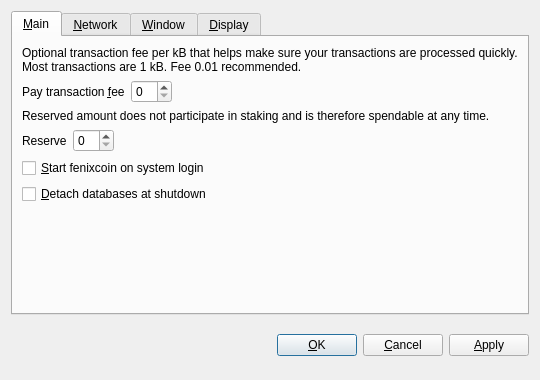
<?xml version="1.0" encoding="UTF-8"?>
<ui version="4.0">
 <class>OptionsDialog</class>
 <widget class="QDialog" name="OptionsDialog">
  <property name="geometry">
   <rect>
    <x>0</x>
    <y>0</y>
    <width>540</width>
    <height>380</height>
   </rect>
  </property>
  <property name="windowTitle">
   <string>Options</string>
  </property>
  <property name="modal">
   <bool>true</bool>
  </property>
  <layout class="QVBoxLayout" name="verticalLayout">
   <item>
    <widget class="QTabWidget" name="tabWidget">
     <property name="tabPosition">
      <enum>QTabWidget::North</enum>
     </property>
     <property name="currentIndex">
      <number>0</number>
     </property>
     <widget class="QWidget" name="tabMain">
      <attribute name="title">
       <string>&amp;Main</string>
      </attribute>
      <layout class="QVBoxLayout" name="verticalLayout_Main">
       <item>
        <widget class="QLabel" name="transactionFeeInfoLabel">
         <property name="text">
          <string>Optional transaction fee per kB that helps make sure your transactions are processed quickly. Most transactions are 1 kB. Fee 0.01 recommended.</string>
         </property>
         <property name="textFormat">
          <enum>Qt::PlainText</enum>
         </property>
         <property name="wordWrap">
          <bool>true</bool>
         </property>
        </widget>
       </item>
       <item>
        <layout class="QHBoxLayout" name="horizontalLayoutFee">
         <item>
          <widget class="QLabel" name="transactionFeeLabel">
           <property name="text">
            <string>Pay transaction &amp;fee</string>
           </property>
           <property name="textFormat">
            <enum>Qt::PlainText</enum>
           </property>
           <property name="buddy">
            <cstring>transactionFee</cstring>
           </property>
          </widget>
         </item>
         <item>
          <widget class="BitcoinAmountField" name="transactionFee"/>
         </item>
         <item>
          <spacer name="horizontalSpacerFee">
           <property name="orientation">
            <enum>Qt::Horizontal</enum>
           </property>
           <property name="sizeHint" stdset="0">
            <size>
             <width>40</width>
             <height>20</height>
            </size>
           </property>
          </spacer>
         </item>
        </layout>
       </item>
       <item>
        <widget class="QLabel" name="reserveBalanceInfoLabel">
         <property name="text">
          <string>Reserved amount does not participate in staking and is therefore spendable at any time.</string>
         </property>
         <property name="textFormat">
          <enum>Qt::PlainText</enum>
         </property>
         <property name="wordWrap">
          <bool>true</bool>
         </property>
        </widget>
       </item>
       <item>
        <layout class="QHBoxLayout" name="horizontalLayoutReserveBalance">
         <item>
          <widget class="QLabel" name="reserveBalanceLabel">
           <property name="text">
            <string>Reserve</string>
           </property>
           <property name="textFormat">
            <enum>Qt::PlainText</enum>
           </property>
           <property name="buddy">
            <cstring>reserveBalance</cstring>
           </property>
          </widget>
         </item>
         <item>
          <widget class="BitcoinAmountField" name="reserveBalance"/>
         </item>
         <item>
          <spacer name="horizontalSpacerReserveBalance">
           <property name="orientation">
            <enum>Qt::Horizontal</enum>
           </property>
           <property name="sizeHint" stdset="0">
            <size>
             <width>40</width>
             <height>20</height>
            </size>
           </property>
          </spacer>
         </item>
        </layout>
       </item>
       <item>
        <widget class="QCheckBox" name="bitcoinAtStartup">
         <property name="toolTip">
          <string>Automatically start fenixcoin after logging in to the system.</string>
         </property>
         <property name="text">
          <string>&amp;Start fenixcoin on system login</string>
         </property>
        </widget>
       </item>
       <item>
        <widget class="QCheckBox" name="detachDatabases">
         <property name="toolTip">
          <string>Detach block and address databases at shutdown. This means they can be moved to another data directory, but it slows down shutdown. The wallet is always detached.</string>
         </property>
         <property name="text">
          <string>&amp;Detach databases at shutdown</string>
         </property>
        </widget>
       </item>
       <item>
        <spacer name="verticalSpacer_Main">
         <property name="orientation">
          <enum>Qt::Vertical</enum>
         </property>
         <property name="sizeHint" stdset="0">
          <size>
           <width>20</width>
           <height>40</height>
          </size>
         </property>
        </spacer>
       </item>
      </layout>
     </widget>
     <widget class="QWidget" name="tabNetwork">
      <attribute name="title">
       <string>&amp;Network</string>
      </attribute>
      <layout class="QVBoxLayout" name="verticalLayout_Network">
       <item>
        <widget class="QCheckBox" name="mapPortUpnp">
         <property name="toolTip">
          <string>Automatically open the fenixcoin client port on the router. This only works when your router supports UPnP and it is enabled.</string>
         </property>
         <property name="text">
          <string>Map port using &amp;UPnP</string>
         </property>
        </widget>
       </item>
       <item>
        <widget class="QCheckBox" name="connectSocks">
         <property name="toolTip">
          <string>Connect to the fenixcoin network through a SOCKS proxy (e.g. when connecting through Tor).</string>
         </property>
         <property name="text">
          <string>&amp;Connect through SOCKS proxy:</string>
         </property>
        </widget>
       </item>
       <item>
        <layout class="QHBoxLayout" name="horizontalLayout_Network">
         <item>
          <widget class="QLabel" name="proxyIpLabel">
           <property name="text">
            <string>Proxy &amp;IP:</string>
           </property>
           <property name="textFormat">
            <enum>Qt::PlainText</enum>
           </property>
           <property name="buddy">
            <cstring>proxyIp</cstring>
           </property>
          </widget>
         </item>
         <item>
          <widget class="QValidatedLineEdit" name="proxyIp">
           <property name="maximumSize">
            <size>
             <width>140</width>
             <height>16777215</height>
            </size>
           </property>
           <property name="toolTip">
            <string>IP address of the proxy (e.g. 127.0.0.1)</string>
           </property>
          </widget>
         </item>
         <item>
          <widget class="QLabel" name="proxyPortLabel">
           <property name="text">
            <string>&amp;Port:</string>
           </property>
           <property name="textFormat">
            <enum>Qt::PlainText</enum>
           </property>
           <property name="buddy">
            <cstring>proxyPort</cstring>
           </property>
          </widget>
         </item>
         <item>
          <widget class="QLineEdit" name="proxyPort">
           <property name="maximumSize">
            <size>
             <width>55</width>
             <height>16777215</height>
            </size>
           </property>
           <property name="toolTip">
            <string>Port of the proxy (e.g. 9050)</string>
           </property>
          </widget>
         </item>
         <item>
          <widget class="QLabel" name="socksVersionLabel">
           <property name="text">
            <string>SOCKS &amp;Version:</string>
           </property>
           <property name="textFormat">
            <enum>Qt::PlainText</enum>
           </property>
           <property name="buddy">
            <cstring>socksVersion</cstring>
           </property>
          </widget>
         </item>
         <item>
          <widget class="QValueComboBox" name="socksVersion">
           <property name="toolTip">
            <string>SOCKS version of the proxy (e.g. 5)</string>
           </property>
          </widget>
         </item>
         <item>
          <spacer name="horizontalSpacer_Network">
           <property name="orientation">
            <enum>Qt::Horizontal</enum>
           </property>
           <property name="sizeHint" stdset="0">
            <size>
             <width>40</width>
             <height>20</height>
            </size>
           </property>
          </spacer>
         </item>
        </layout>
       </item>
       <item>
        <spacer name="verticalSpacer_Network">
         <property name="orientation">
          <enum>Qt::Vertical</enum>
         </property>
         <property name="sizeHint" stdset="0">
          <size>
           <width>20</width>
           <height>40</height>
          </size>
         </property>
        </spacer>
       </item>
      </layout>
     </widget>
     <widget class="QWidget" name="tabWindow">
      <attribute name="title">
       <string>&amp;Window</string>
      </attribute>
      <layout class="QVBoxLayout" name="verticalLayout_Window">
       <item>
        <widget class="QCheckBox" name="minimizeToTray">
         <property name="toolTip">
          <string>Show only a tray icon after minimizing the window.</string>
         </property>
         <property name="text">
          <string>&amp;Minimize to the tray instead of the taskbar</string>
         </property>
        </widget>
       </item>
       <item>
        <widget class="QCheckBox" name="minimizeOnClose">
         <property name="toolTip">
          <string>Minimize instead of exit the application when the window is closed. When this option is enabled, the application will be closed only after selecting Quit in the menu.</string>
         </property>
         <property name="text">
          <string>M&amp;inimize on close</string>
         </property>
        </widget>
       </item>
       <item>
        <spacer name="verticalSpacer_Window">
         <property name="orientation">
          <enum>Qt::Vertical</enum>
         </property>
         <property name="sizeHint" stdset="0">
          <size>
           <width>20</width>
           <height>40</height>
          </size>
         </property>
        </spacer>
       </item>
      </layout>
     </widget>
     <widget class="QWidget" name="tabDisplay">
      <attribute name="title">
       <string>&amp;Display</string>
      </attribute>
      <layout class="QVBoxLayout" name="verticalLayout_Display">
       <item>
        <layout class="QHBoxLayout" name="horizontalLayout_1_Display">
         <item>
          <widget class="QLabel" name="langLabel">
           <property name="text">
            <string>User Interface &amp;language:</string>
           </property>
           <property name="textFormat">
            <enum>Qt::PlainText</enum>
           </property>
           <property name="buddy">
            <cstring>lang</cstring>
           </property>
          </widget>
         </item>
         <item>
          <widget class="QValueComboBox" name="lang">
           <property name="toolTip">
            <string>The user interface language can be set here. This setting will take effect after restarting fenixcoin.</string>
           </property>
          </widget>
         </item>
        </layout>
       </item>
       <item>
        <layout class="QHBoxLayout" name="horizontalLayout_2_Display">
         <item>
          <widget class="QLabel" name="unitLabel">
           <property name="text">
            <string>&amp;Unit to show amounts in:</string>
           </property>
           <property name="textFormat">
            <enum>Qt::PlainText</enum>
           </property>
           <property name="buddy">
            <cstring>unit</cstring>
           </property>
          </widget>
         </item>
         <item>
          <widget class="QValueComboBox" name="unit">
           <property name="toolTip">
            <string>Choose the default subdivision unit to show in the interface and when sending coins.</string>
           </property>
          </widget>
         </item>
        </layout>
       </item>
       <item>
        <widget class="QCheckBox" name="displayAddresses">
         <property name="toolTip">
          <string>Whether to show fenixcoin addresses in the transaction list or not.</string>
         </property>
         <property name="text">
          <string>&amp;Display addresses in transaction list</string>
         </property>
        </widget>
       </item>
       <item>
        <widget class="QCheckBox" name="coinControlFeatures">
         <property name="toolTip">
          <string>Whether to show coin control features or not.</string>
         </property>
         <property name="text">
          <string>Display coin &amp;control features (experts only!)</string>
         </property>
        </widget>
       </item>
       <item>
        <spacer name="verticalSpacer_Display">
         <property name="orientation">
          <enum>Qt::Vertical</enum>
         </property>
         <property name="sizeHint" stdset="0">
          <size>
           <width>20</width>
           <height>40</height>
          </size>
         </property>
        </spacer>
       </item>
      </layout>
     </widget>
    </widget>
   </item>
   <item>
    <layout class="QHBoxLayout" name="horizontalLayout_Buttons">
     <item>
      <spacer name="horizontalSpacer_1">
       <property name="orientation">
        <enum>Qt::Horizontal</enum>
       </property>
       <property name="sizeHint" stdset="0">
        <size>
         <width>40</width>
         <height>48</height>
        </size>
       </property>
      </spacer>
     </item>
     <item>
      <widget class="QLabel" name="statusLabel">
       <property name="font">
        <font>
         <weight>75</weight>
         <bold>true</bold>
        </font>
       </property>
       <property name="text">
        <string/>
       </property>
       <property name="textFormat">
        <enum>Qt::PlainText</enum>
       </property>
       <property name="wordWrap">
        <bool>true</bool>
       </property>
      </widget>
     </item>
     <item>
      <spacer name="horizontalSpacer_2">
       <property name="orientation">
        <enum>Qt::Horizontal</enum>
       </property>
       <property name="sizeHint" stdset="0">
        <size>
         <width>40</width>
         <height>48</height>
        </size>
       </property>
      </spacer>
     </item>
     <item>
      <widget class="QPushButton" name="okButton">
       <property name="text">
        <string>&amp;OK</string>
       </property>
      </widget>
     </item>
     <item>
      <widget class="QPushButton" name="cancelButton">
       <property name="text">
        <string>&amp;Cancel</string>
       </property>
       <property name="autoDefault">
        <bool>false</bool>
       </property>
      </widget>
     </item>
     <item>
      <widget class="QPushButton" name="applyButton">
       <property name="text">
        <string>&amp;Apply</string>
       </property>
       <property name="autoDefault">
        <bool>false</bool>
       </property>
      </widget>
     </item>
    </layout>
   </item>
  </layout>
 </widget>
 <customwidgets>
  <customwidget>
   <class>BitcoinAmountField</class>
   <extends>QSpinBox</extends>
   <header>bitcoinamountfield.h</header>
  </customwidget>
  <customwidget>
   <class>QValueComboBox</class>
   <extends>QComboBox</extends>
   <header>qvaluecombobox.h</header>
  </customwidget>
  <customwidget>
   <class>QValidatedLineEdit</class>
   <extends>QLineEdit</extends>
   <header>qvalidatedlineedit.h</header>
  </customwidget>
 </customwidgets>
 <resources/>
 <connections/>
</ui>
